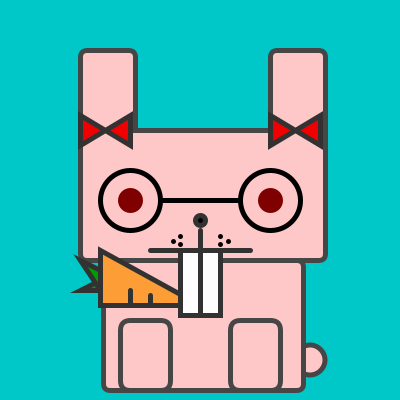
Frame 1 (no input)
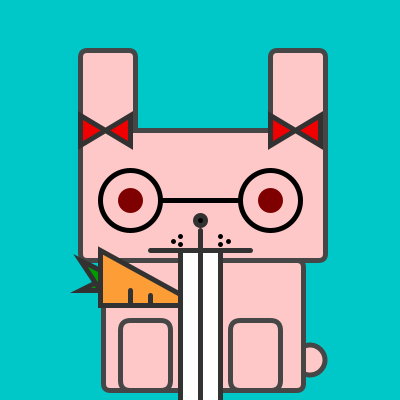
Frame 60 (the mouse pressed at the canvas centre just before this capture)
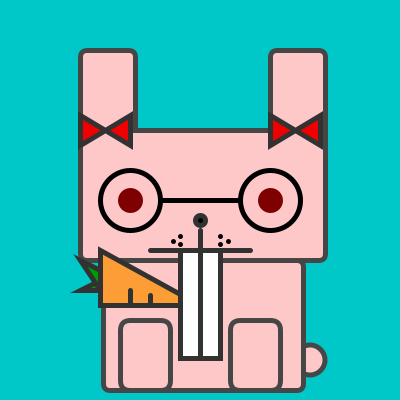
Frame 120 (the mouse held since frame 60 and released just before this capture)

The Processing sketch that drew these frames (run headless with seeded random() and noise(); from frame 60 on, the mouse is pressed at the canvas centre):

// Processing sketch: processing_93461
// ── processing_93461.pde

int teethsize=60;
int teethgrowthrate;

void setup() {
  size(400, 400);
  smooth();
  strokeWeight(5);
  teethgrowthrate = 5;
}
void draw() {
  background(0, 200, 200);
  if (teethsize >= 200){
    teethgrowthrate= -1;
  } else if( teethsize<=0){
    teethgrowthrate=1;
  }
   teethsize= teethsize +teethgrowthrate;
  stroke(70);

  fill(255, 200, 200);
  arc(310, 360, 30, 30, 90, PI+180, CHORD);
  rect(80, 50, 55, 100, 7);
  rect(270, 50, 55, 100, 7);
  rect(80, 130, 245, 130, 7);
  rect(103, 260, 200, 130, 7);
  rect(120, 320, 50, 70, 10);
  rect(230, 320, 50, 70, 10);




  stroke(0);
  ellipse(130, 200, 60, 60);
  ellipse(270, 200, 60, 60);

  point(220, 236);
  point(220, 244);
  point(228, 241);

  point(180, 236);
  point(180, 244);
  point(173, 241);

  fill(127, 0, 0);
  stroke(127, 0, 0);
  ellipse(130, 200, 20, 20);
  ellipse(270, 200, 20, 20);
  stroke(0);
  line(160, 200, 237, 200);
  
  stroke(50);
  fill(253, 157, 54);
  triangle(200, 305, 100, 250, 100, 305);

  fill(0, 157, 0);
  triangle(80, 290, 100, 280, 100, 290);
  triangle(80, 260, 100, 270, 100, 290);

 
  fill(0);
  stroke(50);
  ellipse(200, 220, 10, 10);

  line(150, 250, 250, 250);
  line(200, 230, 200, 250);


  line(150, 303, 150, 295);
  line(130, 303, 130, 290);
  fill(240, 0, 0);
  quad(270, 115, 320, 145, 320, 115, 270, 145);
  quad(80, 115, 130, 145, 130, 115, 80, 145);
  
  fill(254, 254, 254);
  rect(180, 250, 20, teethsize);
  rect(200, 250, 20, teethsize);

}
